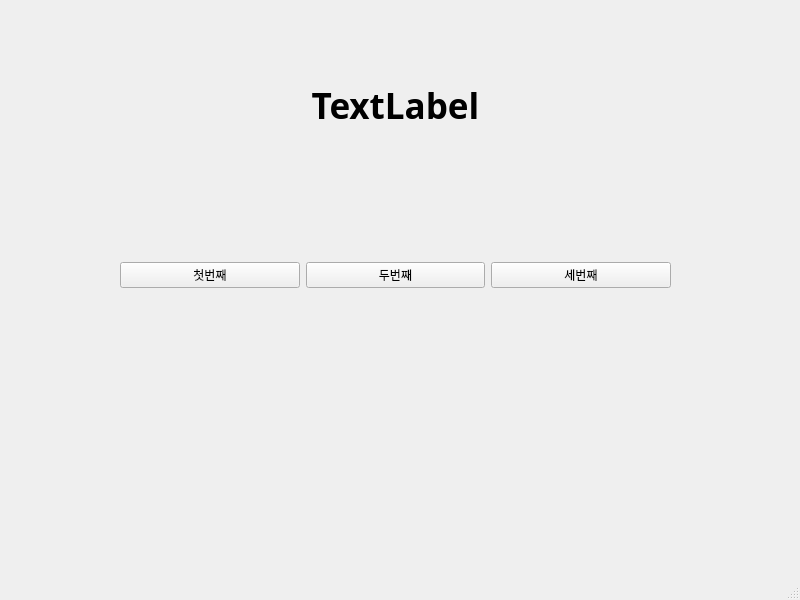
<?xml version="1.0" encoding="UTF-8"?>
<ui version="4.0">
 <class>MainWindow</class>
 <widget class="QMainWindow" name="MainWindow">
  <property name="geometry">
   <rect>
    <x>0</x>
    <y>0</y>
    <width>800</width>
    <height>600</height>
   </rect>
  </property>
  <property name="windowTitle">
   <string>MainWindow</string>
  </property>
  <widget class="QWidget" name="centralwidget">
   <widget class="QWidget" name="horizontalLayoutWidget">
    <property name="geometry">
     <rect>
      <x>120</x>
      <y>210</y>
      <width>551</width>
      <height>131</height>
     </rect>
    </property>
    <layout class="QHBoxLayout" name="horizontalLayout">
     <item>
      <widget class="QPushButton" name="pushButton_2">
       <property name="text">
        <string>첫번째</string>
       </property>
      </widget>
     </item>
     <item>
      <widget class="QPushButton" name="pushButton">
       <property name="text">
        <string>두번째</string>
       </property>
      </widget>
     </item>
     <item>
      <widget class="QPushButton" name="pushButton_3">
       <property name="text">
        <string>세번째</string>
       </property>
      </widget>
     </item>
    </layout>
   </widget>
   <widget class="QLabel" name="label">
    <property name="geometry">
     <rect>
      <x>120</x>
      <y>60</y>
      <width>551</width>
      <height>91</height>
     </rect>
    </property>
    <property name="font">
     <font>
      <family>맑은 고딕</family>
      <pointsize>26</pointsize>
      <weight>75</weight>
      <bold>true</bold>
     </font>
    </property>
    <property name="text">
     <string>TextLabel</string>
    </property>
    <property name="alignment">
     <set>Qt::AlignCenter</set>
    </property>
   </widget>
  </widget>
  <widget class="QMenuBar" name="menubar">
   <property name="geometry">
    <rect>
     <x>0</x>
     <y>0</y>
     <width>800</width>
     <height>21</height>
    </rect>
   </property>
  </widget>
  <widget class="QStatusBar" name="statusbar"/>
 </widget>
 <resources/>
 <connections>
  <connection>
   <sender>pushButton_2</sender>
   <signal>clicked()</signal>
   <receiver>MainWindow</receiver>
   <slot>firstClick()</slot>
   <hints>
    <hint type="sourcelabel">
     <x>217</x>
     <y>299</y>
    </hint>
    <hint type="destinationlabel">
     <x>236</x>
     <y>328</y>
    </hint>
   </hints>
  </connection>
  <connection>
   <sender>pushButton</sender>
   <signal>clicked()</signal>
   <receiver>MainWindow</receiver>
   <slot>secondClick()</slot>
   <hints>
    <hint type="sourcelabel">
     <x>390</x>
     <y>302</y>
    </hint>
    <hint type="destinationlabel">
     <x>417</x>
     <y>332</y>
    </hint>
   </hints>
  </connection>
  <connection>
   <sender>pushButton_3</sender>
   <signal>clicked()</signal>
   <receiver>MainWindow</receiver>
   <slot>thirdClick()</slot>
   <hints>
    <hint type="sourcelabel">
     <x>579</x>
     <y>293</y>
    </hint>
    <hint type="destinationlabel">
     <x>625</x>
     <y>332</y>
    </hint>
   </hints>
  </connection>
 </connections>
 <slots>
  <slot>firstClick()</slot>
  <slot>secondClick()</slot>
  <slot>thirdClick()</slot>
 </slots>
</ui>
